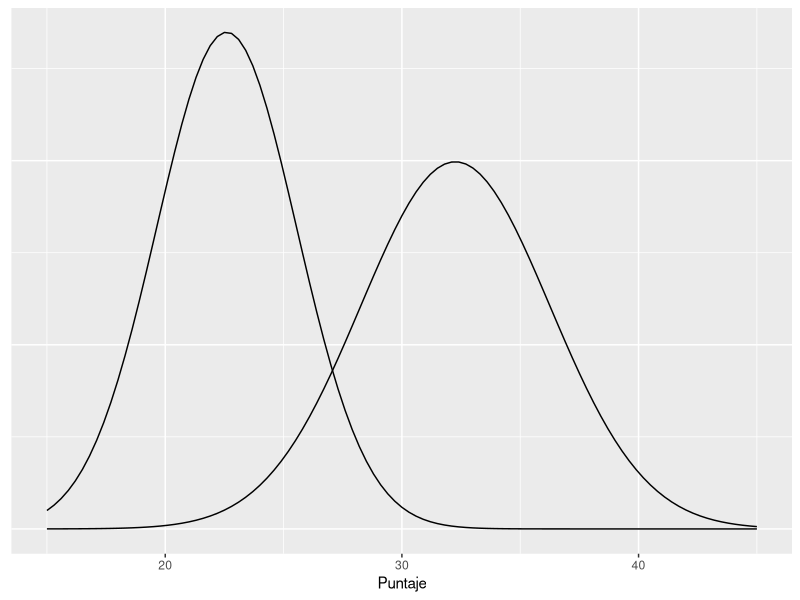

The R script that drew this image:
## ---- chunk 1
knitr::opts_chunk$set(echo = TRUE)
## ---- chunk 2
library(ggplot2)
MP <- c(29,31,27,31,27,27,27,40,28,33,32,31,36,28,38,31,35,34,38,32,31,42,36,36,29,27,34,29,28,36,25,28,27,34,
          29,27,33,27,30,30,32,31,33,39,31,31,31,32,37,36,42,29,31,27,31,34,34,27,26,33,31,31,34,29,38,36,30,28,36,
          36,25,27,34,37,30,29,31,32,33,35,37,37,27,27,38,30,37,26,26,37,26,36,36,36,30,35,37,33,39,33,37,33,33,34,29,34,33,34,34,
          37,36,27,32,28,32,31,36,31,33,33,32,30,36,28,31,27,36,37,36,32,28,29,26,31,37,
          29,32,36,37,38,39,40,29,37,29,32,36,37,38,39,40,32,23,29,34,33,32,33,34,36,33,37,36,36,35,27,35,
          31,29,30,29,36,36,34,28,38,34,27,28,34,25,40,26,35,34,26,33,43,29,23,30,31,28,34,35,33,33,37,29,37,
          31,26,27,32,36,30,28,30,31,26,33,26,31,32,39,32,32,37,38,41,29,33,32,32,34,24,33,32,34,27,29,28,27,29,31,
          30,38,37,28,32,33,27,29,29,31,36,33,34,36,27,36,37,33,37,34,28,34,27,27,36,32,30,32,31,36)

SMP <- c(25,24,20,20,21,26,25,26,22,21,24,20,20,19,23,25,21,20,26,27,19,24,22,20,18,22,20,22,23,
         22,26,23,20,24,22,24,24,23,19,21,24,31,17,26,18,22,21,20,25,19,25,26,18,22,25,20,23,25,20,26,21,26,24,22,21,19,22,24,22,21,24,24,25,23,
         18,22,21,22,25,24,23,20,17,19,27,15,25,25,22,27,26,19,18,25,24,19,23,22,25,25,22,23,21,23,18,22,17,35,21,24,22,23,25,26,24,19,24,26,20,19,23,23,22,24,26,26,25,27)
muMP <- mean(MP)
sdMP <- sd(MP)
muSMP <- mean(SMP)
sdSMP <- sd(SMP)

p9 <- ggplot(data.frame(x = c(15, 45)), aes(x = x)) +
  stat_function(fun = dnorm, args = list(muMP, sdMP)) +
  stat_function(fun = dnorm, args = list(muSMP, sdSMP)) +
  theme(axis.title.y=element_blank(),
        axis.text.y=element_blank(),
        axis.ticks.y=element_blank())
p9 + xlab("Puntaje")

 
nPopulares <- c(5,5,2,5,3,3,2,4,5,4,4,4,2,4,1,2,3,4,4,0,2,2,1,3,1,3,3,5,4,3,4,3,3,4,2,5,4,4,3,4,3,4,1,3,4,4,5,4,3,4,4,3,2,4,
                3,4,3,3,4,4,3,4,3,4,4,3,1,1,3,2,3,5,2,3,5,3,2,2,2,1,1,4)

pPop <- mean(nPopulares)/5

nSMP <- c(1,0,0,2,1,3,2,1,4,3,0,1,4,2,1,1,0,2,1,3,1,0,0,1,1,1,2,1,1,1,1,2,1,2,2,1,0,2,2,0,1,2,1,2,3,1,2,1,1,1,3,1,3,2,0,4,1,0,1,3,1,1,2,3,1,2,1,1,1,1,0,2,2,3,1,1,2,0,2,3,2,1)
pSP <- mean(nSMP)/5

nMalas <- c(3,2,4,1,4,2,3,4,0,0,4,1,2,2,7,4,5,1,4,3,5,4,3,4,5,1,2,2,1,2,3,2,3,4,4,2,3,5,2,5,3,2,5,2,2,2,3,5,3,4,1,2,4,0,4,1,3,5,2,2,3,3,5,2,0,3,5,6,2,2,4,2,3,1,2,4,3,4,3,1,4,2)
pMalas <- mean(nMalas)/10

